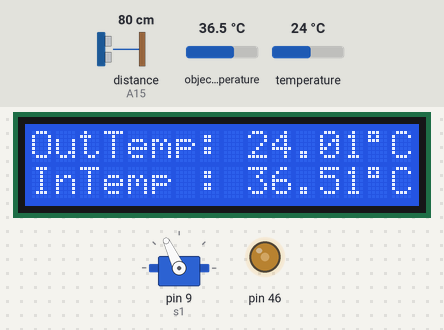
Simulated run of this sketch. Board: Arduino Mega 2560, built with avr-gcc and run on an emulated ATmega2560. On the bench: 16×2 character LCD, servo, output pins drawn as LEDs (lit = HIGH). The inputs (shaded band) are chosen by the test bench; at power-on: distance to the obstacle (sensor on A15) 80 cm, object temperature 36.5 °C, temperature 24 °C. The echo pulse lasts 58.3 µs per cm; what the sketch prints to the serial monitor is not drawn.

Above: at 3.9 s.
4.0 s: distance to the obstacle (sensor on A15) set to 23 cm
7.0 s: distance to the obstacle (sensor on A15) set to 19 cm
At 8.2 s:
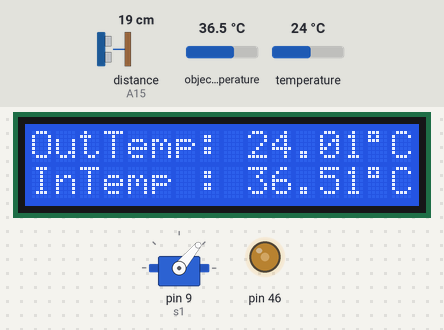
10.0 s: object temperature set to 20 °C
At 12.5 s:
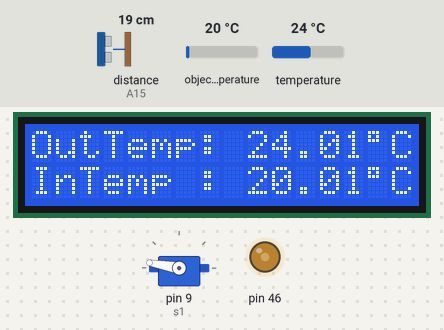
12.7 s: temperature set to 12 °C
At 15.1 s:
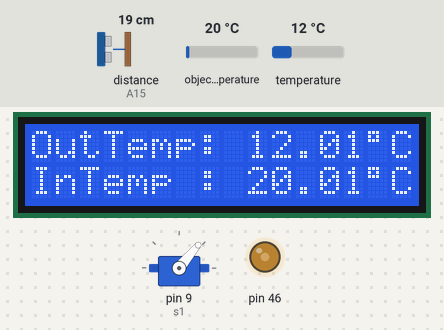
15.7 s: object temperature set to 26 °C
At 18.5 s:
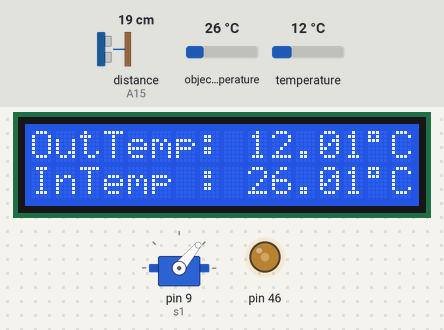
18.7 s: temperature set to 19 °C
At 22.1 s:
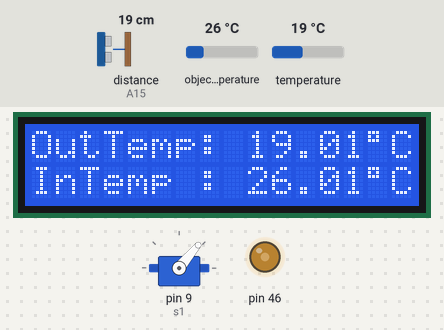
Timing chart, 0 to 22.7 s (numbered marks = the images above; inputs shaded):
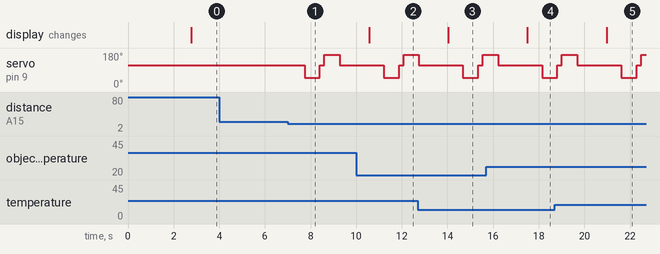

Measured:
- the behaviour switches between 21 and 20 cm on distance to the obstacle (sensor on A15) (found by bisection; images 0 and 1)
- after the input at 4.0 s, every drawn part: stays the same
- after the input at 7.0 s, servo on pin 9 (s1): 115° → 50° after 0.74 s, → 115° 0.67 s later, → 170° 0.20 s later, → 115° 0.67 s later
- after the input at 10.0 s, the display: changes after 0.57 s (image 2)
- after the input at 12.7 s, the display: changes after 1.3 s (image 3)
- after the input at 15.7 s, the display: changes after 1.8 s (image 4)
- after the input at 18.7 s, the display: changes after 2.3 s (image 5)

The sketch:

final_auto.ino
```cpp
#include<Servo.h>
#include<NewPing.h>
#include<IRremote.h>
#include <Adafruit_MLX90614.h>
#include <LiquidCrystal.h>


int Contrast = 100;
LiquidCrystal lcd(47, 48, 53, 52, 43, 33);


Adafruit_MLX90614 mlx = Adafruit_MLX90614();


const int RECV_PIN = 8;
IRrecv irrecv(RECV_PIN);
decode_results results;

int trigpin = A14;
int LED = 52;
int echopin = A15;
Servo s1;
int LUB = 23;
int LUF = 25;
int LBF = 27;
int LBB = 29;
int LB = 2;
int LU = 3;
int RU = 4;
int RB = 5;
int RUF = 22;
int RUB = 24;
int RBF = 26;
int RBB = 28;

int self = 37;
int ir = 38;
int test = 39;

int ldrpin = A12;
int ldrout = 53;

NewPing sonar(trigpin,echopin,200);
int distance = 100;
void setup() {

  Serial.begin(9600);
  Serial.println("1");
  analogWrite(46, Contrast);
  lcd.begin(16, 2);


  irrecv.enableIRIn();
  irrecv.blink13(true);

  // pinMode(ldrpin, OUTPUT);
  // pinMode(ldrout, INPUT);
  pinMode(echopin ,INPUT);
  pinMode(trigpin, OUTPUT);
  // put your setup code here, to run once:
  s1.attach(9);
  s1.write(115);
  delay(2000);
  distance = readPing();
  delay(100);
  distance = readPing();
  delay(100);
  distance = readPing();
  delay(100);
  distance = readPing();
  delay(100);


	Serial.begin(9600);
	// while (!Serial);

	// if (!mlx.begin()) {
	// 	Serial.println("Error connecting to MLX sensor. Check wiring.");
	// 	while (1);
	// };
  mlx.begin();


}

void loop() {


  Serial.print("Ambient = "); Serial.print(mlx.readAmbientTempC());
	Serial.print("*C\tObject = "); Serial.print(mlx.readObjectTempC()); Serial.println("*C");
	Serial.print("Ambient = "); Serial.print(mlx.readAmbientTempF());
	Serial.print("*F\tObject = "); Serial.print(mlx.readObjectTempF()); Serial.println("*F");

  lcd.setCursor(0,0);
  lcd.print("OutTemp: ");
  lcd.print(mlx.readAmbientTempC());
  lcd.print((char)223);         //used to display degree symbol on display
  // lcd.write(0xdf);              //another way to display degree symbol
  lcd.print("C");
  lcd.setCursor(0,1);
  lcd.print("InTemp : ");
  lcd.print(mlx.readObjectTempC());
  lcd.print((char)223);         //used to display degree symbol on display
  // lcd.write(0xdf);
  lcd.print("C");

	// Serial.println();
	// delay(500);

 int distanceR = 0;
 int distanceL =  0;
 delay(40);

 if(distance<=20)
 {
  stop();
  delay(100);
  moveBackward();
  delay(300);
  stop();
  delay(200);
  distanceR = lookRight();
  delay(200);
  distanceL = lookLeft();
  delay(200);

  if(distanceR>=distanceL)
  {
    turnRight();
    delay(1000);
    stop();
  }else
  {
    turnLeft();
    delay(1000);
    stop();
  }
  }else
  {
   moveForward();
  }
   distance = readPing();


}


void RadarRover(){

}

int lookRight()
{
    s1.write(50);
    delay(500);
    int distance = readPing();
    delay(100);
    s1 .write(115);
    return distance;
}

int lookLeft()
{
    s1.write(170);
    delay(500);
    int distance = readPing();
    delay(100);
    s1.write(115);
    return distance;
    delay(100);
}

int readPing() {
  delay(70);
  int cm = sonar.ping_cm();
  if(cm==0)
  {
    cm = 250;
  }
  return cm;
}


//  ---------------------------------------------------------------------------------------------------------------------

void moveForward(){
  digitalWrite(LED,LOW);
    digitalWrite(LB,HIGH);
    digitalWrite(LU,HIGH);
    digitalWrite(RU,HIGH);
    digitalWrite(RB,HIGH);
    digitalWrite(LUF,HIGH);
    digitalWrite(LUB,LOW);
    digitalWrite(LBF,HIGH);
    digitalWrite(LBB,LOW);
    digitalWrite(RUF,HIGH);
    digitalWrite(RUB,LOW);
    digitalWrite(RBF,HIGH);
    digitalWrite(RBB,LOW);

}

void moveBackward(){
  digitalWrite(LED,LOW);
    digitalWrite(LB,HIGH);
    digitalWrite(LU,HIGH);
    digitalWrite(RU,HIGH);
    digitalWrite(RB,HIGH);
    digitalWrite(LUF,LOW);
    digitalWrite(LUB,HIGH);
    digitalWrite(LBF,LOW);
    digitalWrite(LBB,HIGH);
    digitalWrite(RUF,LOW);
    digitalWrite(RUB,HIGH);
    digitalWrite(RBF,LOW);
    digitalWrite(RBB,HIGH);

}


void turnRight(){
  digitalWrite(LED,LOW);
    digitalWrite(LB,HIGH);
    digitalWrite(LU,HIGH);
    digitalWrite(RU,HIGH);
    digitalWrite(RB,HIGH);
    digitalWrite(LUF,HIGH);
    digitalWrite(LUB,LOW);
    digitalWrite(LBF,HIGH);
    digitalWrite(LBB,LOW);
    digitalWrite(RUF,LOW);
    digitalWrite(RUB,HIGH);
    digitalWrite(RBF,LOW);
    digitalWrite(RBB,HIGH);

}


void turnLeft(){
    digitalWrite(LED,LOW);
    digitalWrite(LB,HIGH);
    digitalWrite(LU,HIGH);
    digitalWrite(RU,HIGH);
    digitalWrite(RB,HIGH);
    digitalWrite(LUF,LOW);
    digitalWrite(LUB,HIGH);
    digitalWrite(LBF,LOW);
    digitalWrite(LBB,HIGH);
    digitalWrite(RUF,HIGH);
    digitalWrite(RUB,LOW);
    digitalWrite(RBF,HIGH);
    digitalWrite(RBB,LOW);

}

void stop(){
  digitalWrite(LED,HIGH);
  digitalWrite(LB,LOW);
  digitalWrite(LU,LOW);
  digitalWrite(RU,LOW);
  digitalWrite(RB,LOW);
}
```
